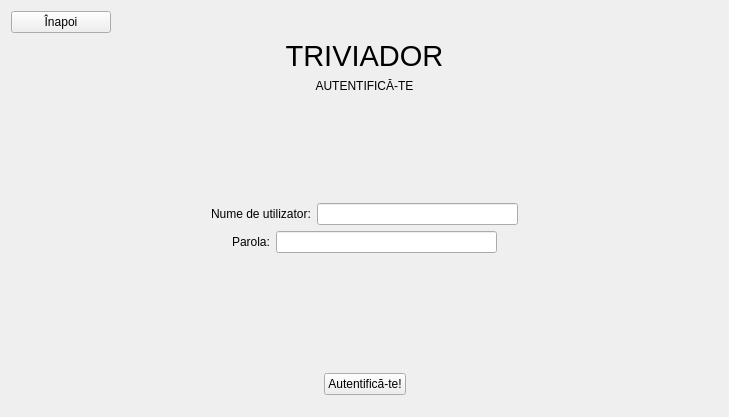
<?xml version="1.0" encoding="UTF-8"?>
<ui version="4.0">
 <class>LoginClass</class>
 <widget class="QMainWindow" name="LoginClass">
  <property name="geometry">
   <rect>
    <x>0</x>
    <y>0</y>
    <width>729</width>
    <height>417</height>
   </rect>
  </property>
  <property name="windowTitle">
   <string>Login</string>
  </property>
  <widget class="QWidget" name="centralWidget">
   <layout class="QHBoxLayout" name="horizontalLayout_3">
    <item>
     <layout class="QVBoxLayout" name="verticalLayout">
      <item>
       <widget class="QPushButton" name="pushButtonExit">
        <property name="maximumSize">
         <size>
          <width>100</width>
          <height>16777215</height>
         </size>
        </property>
        <property name="text">
         <string>Înapoi</string>
        </property>
       </widget>
      </item>
      <item>
       <widget class="QLabel" name="label_3">
        <property name="maximumSize">
         <size>
          <width>16777215</width>
          <height>40</height>
         </size>
        </property>
        <property name="font">
         <font>
          <pointsize>22</pointsize>
         </font>
        </property>
        <property name="text">
         <string>TRIVIADOR</string>
        </property>
        <property name="alignment">
         <set>Qt::AlignCenter</set>
        </property>
       </widget>
      </item>
      <item>
       <widget class="QLabel" name="label_4">
        <property name="maximumSize">
         <size>
          <width>16777215</width>
          <height>20</height>
         </size>
        </property>
        <property name="text">
         <string>AUTENTIFICĂ-TE</string>
        </property>
        <property name="alignment">
         <set>Qt::AlignCenter</set>
        </property>
       </widget>
      </item>
      <item>
       <spacer name="verticalSpacer_2">
        <property name="orientation">
         <enum>Qt::Vertical</enum>
        </property>
        <property name="sizeHint" stdset="0">
         <size>
          <width>20</width>
          <height>40</height>
         </size>
        </property>
       </spacer>
      </item>
      <item>
       <layout class="QVBoxLayout" name="verticalLayout_2">
        <item>
         <layout class="QHBoxLayout" name="horizontalLayout">
          <item>
           <spacer name="horizontalSpacer">
            <property name="orientation">
             <enum>Qt::Horizontal</enum>
            </property>
            <property name="sizeHint" stdset="0">
             <size>
              <width>40</width>
              <height>20</height>
             </size>
            </property>
           </spacer>
          </item>
          <item>
           <widget class="QLabel" name="label">
            <property name="enabled">
             <bool>true</bool>
            </property>
            <property name="text">
             <string>Nume de utilizator:</string>
            </property>
           </widget>
          </item>
          <item>
           <widget class="QLineEdit" name="lineEdit_username"/>
          </item>
          <item>
           <spacer name="horizontalSpacer_2">
            <property name="orientation">
             <enum>Qt::Horizontal</enum>
            </property>
            <property name="sizeHint" stdset="0">
             <size>
              <width>40</width>
              <height>20</height>
             </size>
            </property>
           </spacer>
          </item>
         </layout>
        </item>
        <item>
         <layout class="QHBoxLayout" name="horizontalLayout_2">
          <item>
           <spacer name="horizontalSpacer_3">
            <property name="orientation">
             <enum>Qt::Horizontal</enum>
            </property>
            <property name="sizeHint" stdset="0">
             <size>
              <width>40</width>
              <height>20</height>
             </size>
            </property>
           </spacer>
          </item>
          <item>
           <widget class="QLabel" name="label_2">
            <property name="enabled">
             <bool>true</bool>
            </property>
            <property name="text">
             <string>Parola:</string>
            </property>
           </widget>
          </item>
          <item>
           <widget class="QLineEdit" name="lineEdit_password"/>
          </item>
          <item>
           <spacer name="horizontalSpacer_4">
            <property name="orientation">
             <enum>Qt::Horizontal</enum>
            </property>
            <property name="sizeHint" stdset="0">
             <size>
              <width>40</width>
              <height>20</height>
             </size>
            </property>
           </spacer>
          </item>
         </layout>
        </item>
       </layout>
      </item>
      <item>
       <spacer name="verticalSpacer">
        <property name="orientation">
         <enum>Qt::Vertical</enum>
        </property>
        <property name="sizeHint" stdset="0">
         <size>
          <width>20</width>
          <height>40</height>
         </size>
        </property>
       </spacer>
      </item>
      <item>
       <widget class="QWidget" name="widget" native="true">
        <layout class="QGridLayout" name="gridLayout">
         <item row="0" column="1">
          <widget class="QPushButton" name="pushButton">
           <property name="text">
            <string>Autentifică-te!</string>
           </property>
          </widget>
         </item>
         <item row="0" column="2">
          <spacer name="horizontalSpacer_6">
           <property name="orientation">
            <enum>Qt::Horizontal</enum>
           </property>
           <property name="sizeHint" stdset="0">
            <size>
             <width>40</width>
             <height>20</height>
            </size>
           </property>
          </spacer>
         </item>
         <item row="0" column="0">
          <spacer name="horizontalSpacer_5">
           <property name="orientation">
            <enum>Qt::Horizontal</enum>
           </property>
           <property name="sizeHint" stdset="0">
            <size>
             <width>40</width>
             <height>20</height>
            </size>
           </property>
          </spacer>
         </item>
        </layout>
       </widget>
      </item>
     </layout>
    </item>
   </layout>
  </widget>
 </widget>
 <layoutdefault spacing="6" margin="11"/>
 <resources/>
 <connections/>
</ui>
